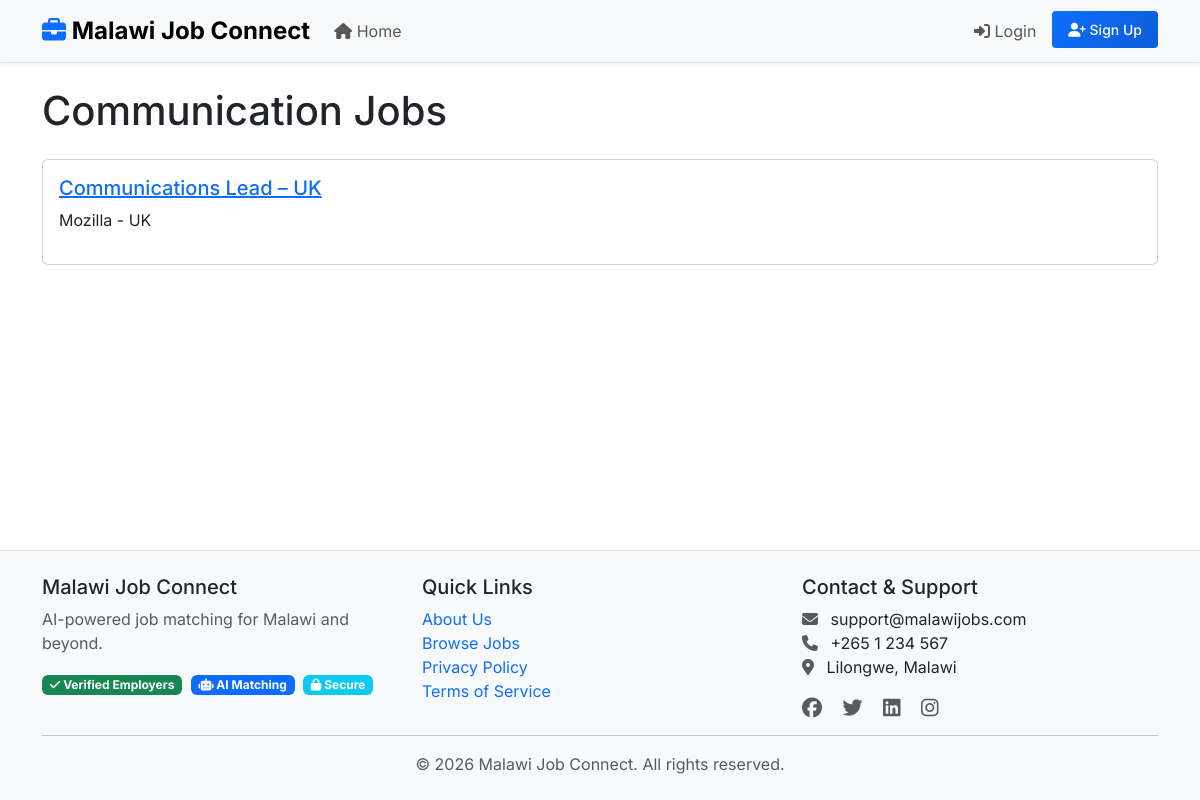
The app's page /jobs/category/communication/ with its own data.
### apps/jobs/models.py (models this page shows, shortened)
class JobCategory(models.Model):
    name = models.CharField(max_length=100, unique=True)
    slug = models.SlugField(max_length=100, unique=True)
    description = models.TextField(blank=True)
    icon = models.CharField(
        max_length=50,
        blank=True,
        help_text="Font Awesome icon class (e.g., 'fa-code')"
    )
    is_active = models.BooleanField(default=True)
    display_order = models.IntegerField(default=0)
    class Meta:
        db_table = 'job_categories'
        verbose_name = 'Job Category'
        verbose_name_plural = 'Job Categories'
        ordering = ['display_order', 'name']

class JobVacancy(models.Model):
    class SourceType(models.TextChoices):
        ADMIN_CSV = 'ADMIN_CSV', 'Admin CSV Upload'
        ADMIN_API = 'ADMIN_API', 'Admin API Fetch'
        VERIFIED_EMPLOYER = 'EMP_VERIFIED', 'Verified Employer'
        GENERAL_USER = 'USER_GEN', 'General User'
    class JobType(models.TextChoices):
        FULL_TIME = 'FT', 'Full Time'
        PART_TIME = 'PT', 'Part Time'
        CONTRACT = 'CT', 'Contract'
        INTERNSHIP = 'IN', 'Internship'
        REMOTE = 'RM', 'Remote'
        HYBRID = 'HY', 'Hybrid'
        FREELANCE = 'FL', 'Freelance'
    class ExperienceLevel(models.TextChoices):
        ENTRY = 'ENTRY', 'Entry Level (0-2 years)'
        JUNIOR = 'JUNIOR', 'Junior (2-4 years)'
        MID = 'MID', 'Mid Level (4-7 years)'
        SENIOR = 'SENIOR', 'Senior (7-10 years)'
        LEAD = 'LEAD', 'Lead/Manager (10+ years)'
    class LocationType(models.TextChoices):
        MALAWI_CITY = 'MW_CITY', 'Malawi City'
        MALAWI_DISTRICT = 'MW_DIST', 'Malawi District'
        INTERNATIONAL = 'INTL', 'International'
        REMOTE = 'REMOTE', 'Remote'
    title = models.CharField(max_length=255, db_index=True)
    company_name = models.CharField(max_length=255, db_index=True)
    company_logo = models.URLField(blank=True, null=True)
    company_website = models.URLField(blank=True, null=True)
    category = models.ForeignKey(
        JobCategory,
        on_delete=models.SET_NULL,
        null=True,
        blank=True,
        related_name='jobs'
    )
    description = models.TextField()
    requirements = models.TextField(blank=True, help_text="Detailed requirements")
    responsibilities = models.TextField(blank=True)
    required_skills = models.TextField(
        help_text="Comma-separated skills: Python, Django, Project Management"
    )
    required_qualifications = models.TextField(
        blank=True,
        help_text="Required degrees, certifications"
    )
    experience_level = models.CharField(
        max_length=20,
        choices=ExperienceLevel.choices,
        blank=True,
        null=True
    )
    years_of_experience_required = models.PositiveIntegerField(
        default=0,
        help_text="Minimum years of experience required"
    )
    location_type = models.CharField(
        max_length=20,
        choices=LocationType.choices,
        blank=True,
        null=True
    )
    city = models.CharField(max_length=100, blank=True)
    district = models.CharField(max_length=100, blank=True)
    country = models.CharField(max_length=100, blank=True)
    location_display = models.CharField(
        max_length=255,
        blank=True,
        help_text="Formatted location for display (e.g., 'Lilongwe, Malawi')"
    )
    is_remote = models.BooleanField(default=False)
    job_type = models.CharField(
        max_length=2,
        choices=JobType.choices,
        blank=True,
        null=True
    )
    salary_min = models.DecimalField(
        max_digits=12,
        decimal_places=2,
        null=True,
        blank=True
    )
    salary_max = models.DecimalField(
        max_digits=12,
        decimal_places=2,
        null=True,
        blank=True
    )
    salary_currency = models.CharField(max_length=3, default='MWK')
    salary_is_displayed = models.BooleanField(default=False)
    application_url = models.URLField(
        blank=True,
        null=True,
        help_text="External application link"
    )
    application_email = models.EmailField(
        blank=True,
        null=True,
        help_text="Email for direct applications"
    )
    application_deadline = models.DateField(null=True, blank=True)
    source_type = models.CharField(
        max_length=20,
        choices=SourceType.choices,
        default=SourceType.GENERAL_USER
    )
    trust_score = models.IntegerField(
        default=50,
        validators=[MinValueValidator(0), MaxValueValidator(100)],
        help_text="0-100 score based on source and verification"
    )
    is_approved = models.BooleanField(
        default=False,
        help_text="Admin approval status"
    )
    approved_by = models.ForeignKey(
        settings.AUTH_USER_MODEL,
        on_delete=models.SET_NULL,
        null=True,
        blank=True,
        related_name='approved_jobs'
    )
    approved_at = models.DateTimeField(null=True, blank=True)
    is_verified_company = models.BooleanField(default=False)
    has_suspicious_content = models.BooleanField(default=False)
    report_count = models.IntegerField(default=0)
    date_posted = models.DateTimeField(auto_now_add=True, db_index=True)
    date_updated = models.DateTimeField(auto_now=True)
    expiry_date = models.DateField(db_index=True)
    external_id = models.CharField(
        max_length=255,
        blank=True,
        help_text="ID from external system/API"
    )
    source_url = models.URLField(
        blank=True,
        help_text="Original source URL if scraped/imported"
    )
    posted_by = models.ForeignKey(
        settings.AUTH_USER_MODEL,
        on_delete=models.SET_NULL,
        null=True,
        blank=True,
        related_name='posted_jobs'
    )
    view_count = models.IntegerField(default=0)
    application_count = models.IntegerField(default=0)
    save_count = models.IntegerField(default=0)
    class Meta:
        db_table = 'job_vacancies'
        verbose_name = 'Job Vacancy'
        verbose_name_plural = 'Job Vacancies'
        ordering = ['-date_posted']
        indexes = [
            models.Index(fields=['expiry_date', 'is_approved']),
            models.Index(fields=['location_type', 'city']),
            models.Index(fields=['job_type', 'experience_level']),
            models.Index(fields=['trust_score']),
            models.Index(fields=['date_posted', 'is_approved']),
        ]

### apps/jobs/views.py (the view)
# urls.py: path('category/<slug:slug>/', views.category_jobs, name='category'),
def category_jobs(request, slug):
    category = get_object_or_404(JobCategory, slug=slug, is_active=True)
    jobs = JobVacancy.objects.filter(
        category=category,
        is_approved=True,
        expiry_date__gte=timezone.now().date()
    ).select_related('posted_by').order_by('-date_posted')
    paginator = Paginator(jobs, 20)
    page = request.GET.get('page', 1)
    try:
        jobs_page = paginator.page(page)
    except PageNotAnInteger:
        jobs_page = paginator.page(1)
    except EmptyPage:
        jobs_page = paginator.page(paginator.num_pages)
    context = {
        'category': category,
        'jobs': jobs_page,
        'total_jobs': jobs.count(),
    }
    return render(request, 'jobs/category_jobs.html', context)

### apps/core/context_processors.py (called while the page is built, shortened)
def site_settings(request):
    context = {
        'SITE_NAME': settings.SITE_NAME,
        'SITE_TAGLINE': settings.SITE_TAGLINE,
        'CURRENT_YEAR': timezone.now().year,
        'DEBUG': settings.DEBUG,
    }
    return context

### templates/jobs/category_jobs.html (shortened to what this page needs)
{% extends 'base/base.html' %}
{% block content %}
<div class="container mt-4">
    <h1 class="mb-4">{{ category.name }} Jobs</h1>
    {% if jobs %}
        {% for job in jobs %}
        <div class="card mb-3">
            <div class="card-body">
                <h5>
                    <a href="{% url 'jobs:detail' job.pk %}">{{ job.title }}</a>
                </h5>
                <p>{{ job.company_name }} - {{ job.location_display }}</p>
            </div>
        </div>
        {% endfor %}
    {% else %}
        <div class="alert alert-info">No jobs in this category yet.</div>
    {% endif %}
</div>
{% endblock %}

### static/css/custom.css (style rules this page uses)
body { font-family: 'Inter', -apple-system, BlinkMacSystemFont, 'Segoe UI', Roboto, sans-serif; min-height: 100vh; display: flex; flex-direction: column; }
.card { transition: transform 0.2s, box-shadow 0.2s; }

### records on screen
JobCategory: name "Communication"
JobVacancy: title "Communications Lead – UK", company_name "Mozilla", location_display "UK"

### other values on screen
{{ SITE_NAME }} "Malawi Job Connect"
